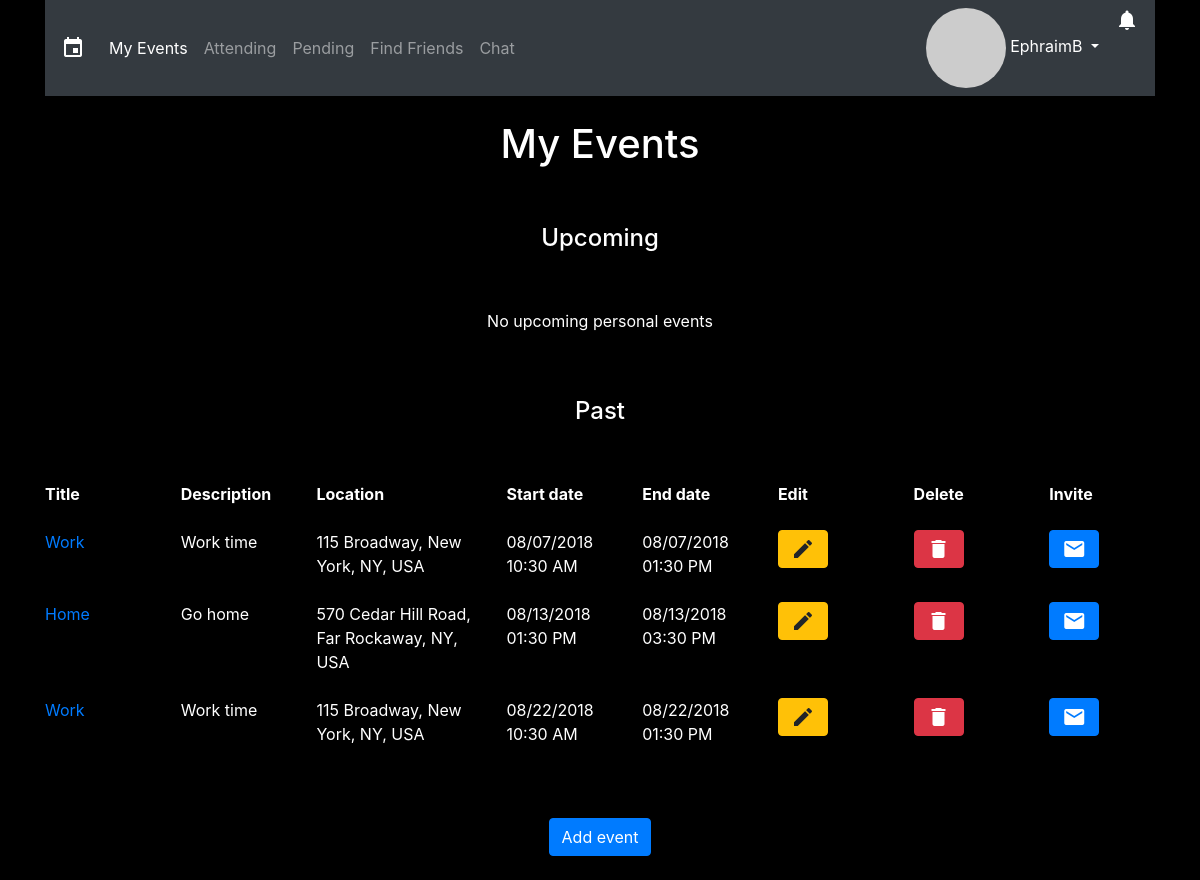
/index.php (signed in), run on the app's committed database.
### tables this page shows
CREATE TABLE `userevents` (
  `id` int(11) NOT NULL,
  `event_id` int(11) NOT NULL,
  `user_id` int(11) NOT NULL
);

CREATE TABLE `events` (
  `event_id` int(11) NOT NULL,
  `title` varchar(50) NOT NULL,
  `description` varchar(255) NOT NULL,
  `location` varchar(255) NOT NULL,
  `startDate` datetime NOT NULL,
  `endDate` datetime NOT NULL
);

### index.php (the view, shortened to what this page needs)
<?php
global $link;
$session_username = $_SESSION['username'];
$emailQuery = "SELECT email FROM users WHERE username='$session_username'";
$emailResult = mysqli_query($link, $emailQuery);
$email = mysqli_fetch_array($emailResult)[0];
$email_hash = md5(strtolower(trim($email)));
$session_user_id = $_SESSION['user_id'];
$upcomingQuery = "SELECT * FROM events LEFT OUTER JOIN userevents ON events.event_id=userevents.event_id LEFT OUTER JOIN users ON userevents.user_id=users.user_id WHERE userevents.user_id='$session_user_id' AND events.endDate >= NOW()";
$upcomingResult = mysqli_query($link, $upcomingQuery);
$passedQuery = "SELECT * FROM events LEFT OUTER JOIN userevents ON events.event_id=userevents.event_id LEFT OUTER JOIN users ON userevents.user_id=users.user_id WHERE userevents.user_id='$session_user_id' AND events.startDate <= NOW()";
$passedResult = mysqli_query($link, $passedQuery);
$notificationsCount_query = "SELECT COUNT(*) FROM notifications WHERE user_id='$session_user_id' AND cleared=0";
$notificationsCount_result = mysqli_query($link, $notificationsCount_query);
$notifications = mysqli_fetch_array($notificationsCount_result)[0];
$darkTheme_query = "SELECT darkTheme FROM users WHERE user_id='$session_user_id'";
$darkTheme_result = mysqli_query($link, $darkTheme_query);
$darkTheme = mysqli_fetch_array($darkTheme_result)[0];
?>
<!DOCTYPE html>
<html>
  <head>
    <link rel="stylesheet" href="https://stackpath.bootstrapcdn.com/bootstrap/4.1.1/css/bootstrap.min.css">
    <link rel="stylesheet" href="css/style.css">
  </head>
	<?php
	if($darkTheme == 0){
	?>
  <body>
	<?php
	}
	else if($darkTheme == 1){
	?>
	<body style="background-color: black; color: white">
	<?php
	}
	?>
    <div class="container">
			<?php
			if($darkTheme == 0){
			?>
      	<nav class="navbar navbar-expand-lg navbar-light bg-light">
			<?php
			}
			else if($darkTheme == 1){
			?>
				<nav class="navbar navbar-expand-lg navbar-dark bg-dark">
			<?php
			}
			?>
        <span class="navbar-brand mb-0 h1 material-icons" style="font-size: 1.5rem;">event</span>
        <div class="collapse navbar-collapse" id="navbarSupportedContent">
          <ul class="navbar-nav mr-auto">
            <li class="nav-item active">
              <a class="nav-link" href="index.php">My Events <span class="sr-only">(current)</span></a>
            </li>
						<li class="nav-item">
							<a class="nav-link" href="attending.php">Attending</a>
						</li>
						<li class="nav-item">
							<a class="nav-link" href="pending.php">Pending</a>
						</li>
						<li class="nav-item">
							<a class="nav-link" href="findFriends.php">Find Friends</a>
						</li>
						<li class="nav-item">
							<a class="nav-link" href="chat.php">Chat</a>
						</li>
          </ul>
          <ul class="navbar-nav mr-right">
            <div class="dropdown">
							<?php
							if($darkTheme == 0){
							?>
              	<a class="nav-item dropdown dropdown-toggle text-dark" href="#" role="button" id="dropdownMenuLink" data-toggle="dropdown" aria-haspopup="true" aria-expanded="false">
							<?php
							}
							else if($darkTheme == 1){
							?>
								<a class="nav-item dropdown dropdown-toggle text-white" href="#" role="button" id="dropdownMenuLink" data-toggle="dropdown" aria-haspopup="true" aria-expanded="false">
							<?php
							}
							if(!isset($_SESSION['facebookPicture'])){
							?>
								<img class="align-middle circle-img" src="https://www.gravatar.com/avatar/<?php echo $email_hash ?>?d=mp&s=30">&nbsp;<?php echo $_SESSION['username']; ?>
								<?php
								}
								?>
							</a>
            </div>
						<div class="dropdown">
							<?php
							if($notifications == 0){
								if($darkTheme == 0){
							?>
									<a class="nav-item dropdown text-dark material-icons" style="font-size: 1.5rem;" href="#" role="button" id="notificationsMenuLink" data-toggle="dropdown" aria-haspopup="true" aria-expanded="false">notifications_none</a>
								<?php
								}
								else if($darkTheme == 1){
								?>
									<a class="nav-item dropdown text-white material-icons" style="font-size: 1.5rem;" href="#" role="button" id="notificationsMenuLink" data-toggle="dropdown" aria-haspopup="true" aria-expanded="false">notifications_none</a>
								<?php
								}
								?>
							<div class="dropdown-menu dropdown-menu-right p-3" style="width: 300px" aria-labelledby="notificationsMenuLink">
								<p>No notifications.</p>
							</div>
							<?php
							}
							else{
								if($darkTheme == 0){
							?>
									<a class="nav-item dropdown text-dark material-icons" style="font-size: 1.5rem;" href="#" role="button" id="notificationsMenuLink" data-toggle="dropdown" aria-haspopup="true" aria-expanded="false">notifications</a>
							<?php
							}
							else if($darkTheme == 1){
							?>
								<a class="nav-item dropdown text-white material-icons" style="font-size: 1.5rem;" href="#" role="button" id="notificationsMenuLink" data-toggle="dropdown" aria-haspopup="true" aria-expanded="false">notifications</a>
							<?php
							}
							?>
							<?php
							}
							?>
						</div>
          </ul>
        </div>
      </nav>
      <br>
      <header>
        <h1 class="text-center">My Events</h1>
      </header>
      <main>
				<br>
				<br>
				<h4 class="text-center">Upcoming</h4>
				<?php
        if(mysqli_num_rows($upcomingResult) > 0){
        ?>
        <br>
				<br>
        <div class="row justify-content-around font-weight-bold mb-4">
          <div class="col-4 col-md">Title</div>
          <div class="col-4 col-md">Description</div>
          <div class="col-md col-lg-2 d-none d-md-block">Location</div>
          <div class="col-md d-none d-md-block">Start date</div>
          <div class="col-md d-none d-md-block">End date</div>
          <div class="col-lg d-none d-lg-block">Edit</div>
          <div class="col-lg d-none d-lg-block">Delete</div>
          <div class="col-lg d-none d-lg-block">Invite</div>
        </div>
        <?php
        while($row = mysqli_fetch_array($upcomingResult)){
          $upcomingEvent_id = $row['event_id'];
          $upcomingUserEvents_id = $row['id'];
          $upcomingTitle = $row['title'];
          $upcomingDescription = $row['description'];
          $upcomingLocation = $row['location'];
          $upcomingStartDate = $row['startDate'];
          $upcomingStartDateFormatted = date("m/d/Y", strtotime($upcomingStartDate));
          $upcomingStartTimeFormatted = date("h:i A", strtotime($upcomingStartDate));
          $upcomingEndDate = $row['endDate'];
          $upcomingEndDateFormatted = date("m/d/Y", strtotime($upcomingEndDate));
          $upcomingEndTimeFormatted = date("h:i A", strtotime($upcomingEndDate));
          ?>
        <div class="row justify-content-around mb-4">
          <div class="col-4 col-md"><a href="moreInfo.php?event_id=<?php echo $upcomingEvent_id ?>&userEvents_id=<?php echo $upcomingUserEvents_id ?>&invitedEvent=false"><?php echo $upcomingTitle ?></a></div>
          <div class="col-4 col-md"><?php echo $upcomingDescription ?></div>
          <div class="col-md col-lg-2 d-none d-md-block"><?php echo $upcomingLocation ?></div>
          <div class="col-md d-none d-md-block"><?php echo $upcomingStartDateFormatted."<br>".$upcomingStartTimeFormatted ?></div>
          <div class="col-md d-none d-md-block"><?php echo $upcomingEndDateFormatted."<br>".$upcomingEndTimeFormatted ?></div>
          <div class="col-lg d-none d-lg-block"><a href="updateEvent.php?event_id=<?php echo $upcomingEvent_id ?>" class="btn btn-warning material-icons">edit</a></div>
          <div class="col-lg d-none d-lg-block"><a href="deleteEvent.php?event_id=<?php echo $upcomingEvent_id ?>&userEvents_id=<?php echo $upcomingUserEvents_id ?>" class="btn btn-danger material-icons">delete</a></div>
          <div class="col-lg d-none d-lg-block"><a href="invite.php?event_id=<?php echo $upcomingEvent_id ?>" class="btn btn-primary material-icons">mail</a></div>
        </div>
        <?php
          }
          }
          else{
            echo "
            <br>
            <br>
            <p class='text-lead text-center'>No upcoming personal events</p>";
          }
				echo '
				<br>
				<br>
				<h4 class="text-center">Past</h4>
				';
        if(mysqli_num_rows($passedResult) > 0){
        ?>
        <br>
				<br>
        <div class="row justify-content-around font-weight-bold mb-4">
          <div class="col-4 col-md">Title</div>
          <div class="col-4 col-md">Description</div>
          <div class="col-md col-lg-2 d-none d-md-block">Location</div>
          <div class="col-lg d-none d-lg-block">Start date</div>
          <div class="col-lg d-none d-lg-block">End date</div>
          <div class="col-lg d-none d-lg-block">Edit</div>
          <div class="col-lg d-none d-lg-block">Delete</div>
          <div class="col-lg d-none d-lg-block">Invite</div>
        </div>
        <?php
        while($row = mysqli_fetch_array($passedResult)){
          $passedEvent_id = $row['event_id'];
          $passedUserEvents_id = $row['id'];
          $passedTitle = $row['title'];
          $passedDescription = $row['description'];
          $passedLocation = $row['location'];
          $passedStartDate = $row['startDate'];
          $passedStartDateFormatted = date("m/d/Y", strtotime($passedStartDate));
          $passedStartTimeFormatted = date("h:i A", strtotime($passedStartDate));
          $passedEndDate = $row['endDate'];
          $passedEndDateFormatted = date("m/d/Y", strtotime($passedEndDate));
          $passedEndTimeFormatted = date("h:i A", strtotime($passedEndDate));
          ?>
        <div class="row justify-content-around mb-4">
          <div class="col-4 col-md"><a href="moreInfo.php?event_id=<?php echo $passedEvent_id ?>&userEvents_id=<?php echo $passedUserEvents_id ?>&invitedEvent=false"><?php echo $passedTitle ?></a></div>
          <div class="col-4 col-md"><?php echo $passedDescription ?></div>
          <div class="col-md col-lg-2 d-none d-md-block"><?php echo $passedLocation ?></div>
          <div class="col-lg d-none d-lg-block"><?php echo $passedStartDateFormatted."<br>".$passedStartTimeFormatted ?></div>
          <div class="col-lg d-none d-lg-block"><?php echo $passedEndDateFormatted."<br>".$passedEndTimeFormatted ?></div>
          <div class="col-lg d-none d-lg-block"><a href="updateEvent.php?event_id=<?php echo $passedEvent_id ?>" class="btn btn-warning material-icons">edit</a></div>
          <div class="col-lg d-none d-lg-block"><a href="deleteEvent.php?event_id=<?php echo $passedEvent_id ?>&userEvents_id=<?php echo $passedUserEvents_id ?>" class="btn btn-danger material-icons">delete</a></div>
          <div class="col-lg d-none d-lg-block"><a href="invite.php?event_id=<?php echo $passedEvent_id ?>" class="btn btn-primary material-icons">mail</a></div>
        </div>
        <?php
          }
          }
          else{
            echo "
            <br>
            <br>
            <p class='text-lead text-center'>No past personal events</p>";
          }
        ?>
        <br>
        <br>
        <div class="text-center text-white">
          <a class="btn btn-primary" href="addEvent.php">Add event</a>
        </div>
				<br>
      </main>
    </div>
  </body>
</html>

### css/style.css (style rules this page uses)
.circle-img { border-radius: 50%; }
@media (min-width: 768px) { html { font-size: 1.5rem; } }
@media (min-width: 1024px) { html { font-size: 1rem; } }

### data on the page
userevents: event.title "Work", event.description "Work time", event.location "115 Broadway, New York, NY, USA", event.startDate "08/07/2018", event.startDate "10:30 AM", event.endDate "08/07/2018", event.endDate "01:30 PM"
userevents: event.title "Home", event.description "Go home", event.location "570 Cedar Hill Road, Far Rockaway, NY, USA", event.startDate "08/13/2018", event.startDate "01:30 PM", event.endDate "08/13/2018", event.endDate "03:30 PM"
userevents: event.title "Work", event.description "Work time", event.location "115 Broadway, New York, NY, USA", event.startDate "08/22/2018", event.startDate "10:30 AM", event.endDate "08/22/2018", event.endDate "01:30 PM"

### other printed values
$_SESSION['username'] "EphraimB"
